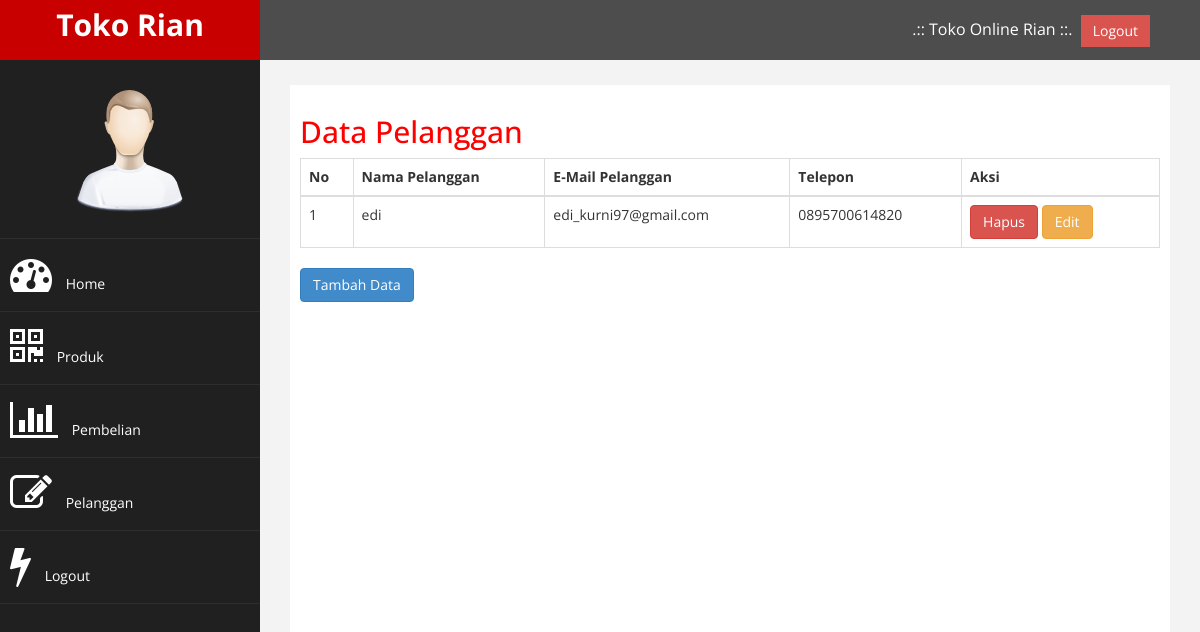
Screenshot of /admin/index.php?halaman=pelanggan (signed in) with the database file from the repository.
### tables this page shows
CREATE TABLE IF NOT EXISTS `pelanggan` (
  `id_pelanggan` int(11) NOT NULL AUTO_INCREMENT,
  `email_pelanggan` varchar(100) NOT NULL,
  `password_pelanggan` varchar(50) NOT NULL,
  `nama_pelanggan` varchar(100) NOT NULL,
  `telepon_pelanggan` varchar(25) NOT NULL,
  `alamat_pelanggan` varchar(100) NOT NULL,
  PRIMARY KEY (`id_pelanggan`)
);

### admin/pelanggan.php (the view)
<H2>Data Pelanggan</H2>
<table class="table table-bordered">
<thead>
<tr>
<th>No</th>
<th>Nama Pelanggan</th>
<th>E-Mail Pelanggan</th>
<th>Telepon</th>
 <th>Aksi</th>
 </tr>
 </thead>
 <tbody>
 <?php $nomor=1; ?>
 <?php $ambil=$koneksi->query("SELECT * FROM pelanggan"); ?>
 <?php while($pecah = $ambil->fetch_assoc()){ ?>
 <tr>
 <td> <?php echo $nomor; ?></td>
 <td><?php echo $pecah['nama_pelanggan']; ?></td>
 <td><?php echo $pecah['email_pelanggan']; ?></td>
 <td><?php echo $pecah['telepon_pelanggan']; ?></td>
 <td>
 <a href="index.php?halaman=hapuspelanggan&id=<?php echo $pecah['id_pelanggan']; ?>" class="btn btn-danger">Hapus</a>
 <a href="index.php?halaman=editpelanggan&id=<?php echo $pecah['id_pelanggan']; ?>" class="btn btn-warning">Edit</a>
 </td>
 </tr>
 <?php $nomor++; ?>
 <?php } ?>
 </tbody>
 </table>
 <a href= "index.php?halaman=tambahpelanggan" class= "btn btn-primary" >Tambah Data </a>

### admin/assets/css/custom.css (style rules this page uses)
body { font-family: 'Open Sans', sans-serif; }
h2 { color: #f00; }

### rows the page displays
pelanggan: nama_pelanggan "edi", email_pelanggan "edi_kurni97@gmail.com", telepon_pelanggan "0895700614820"
